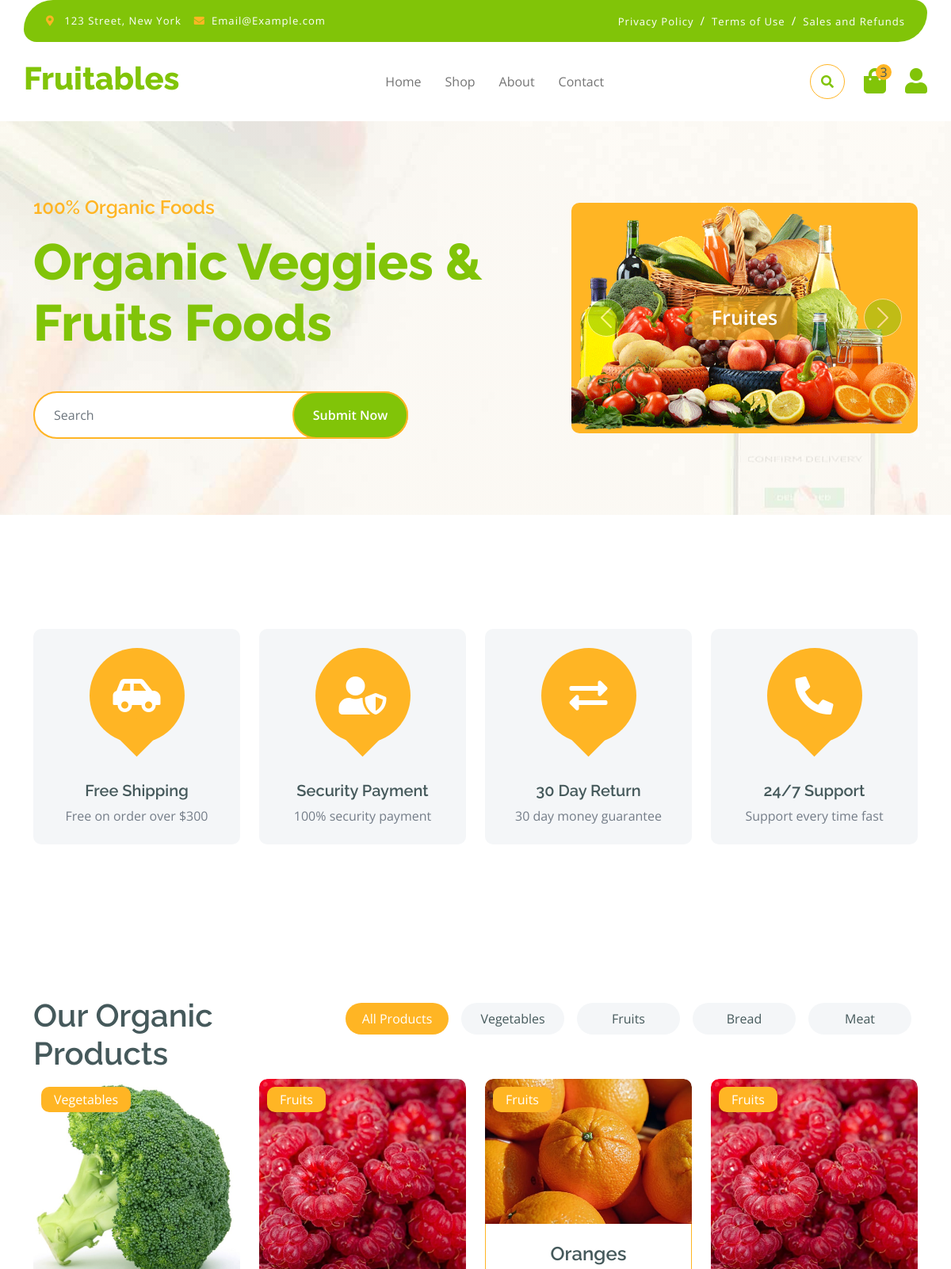
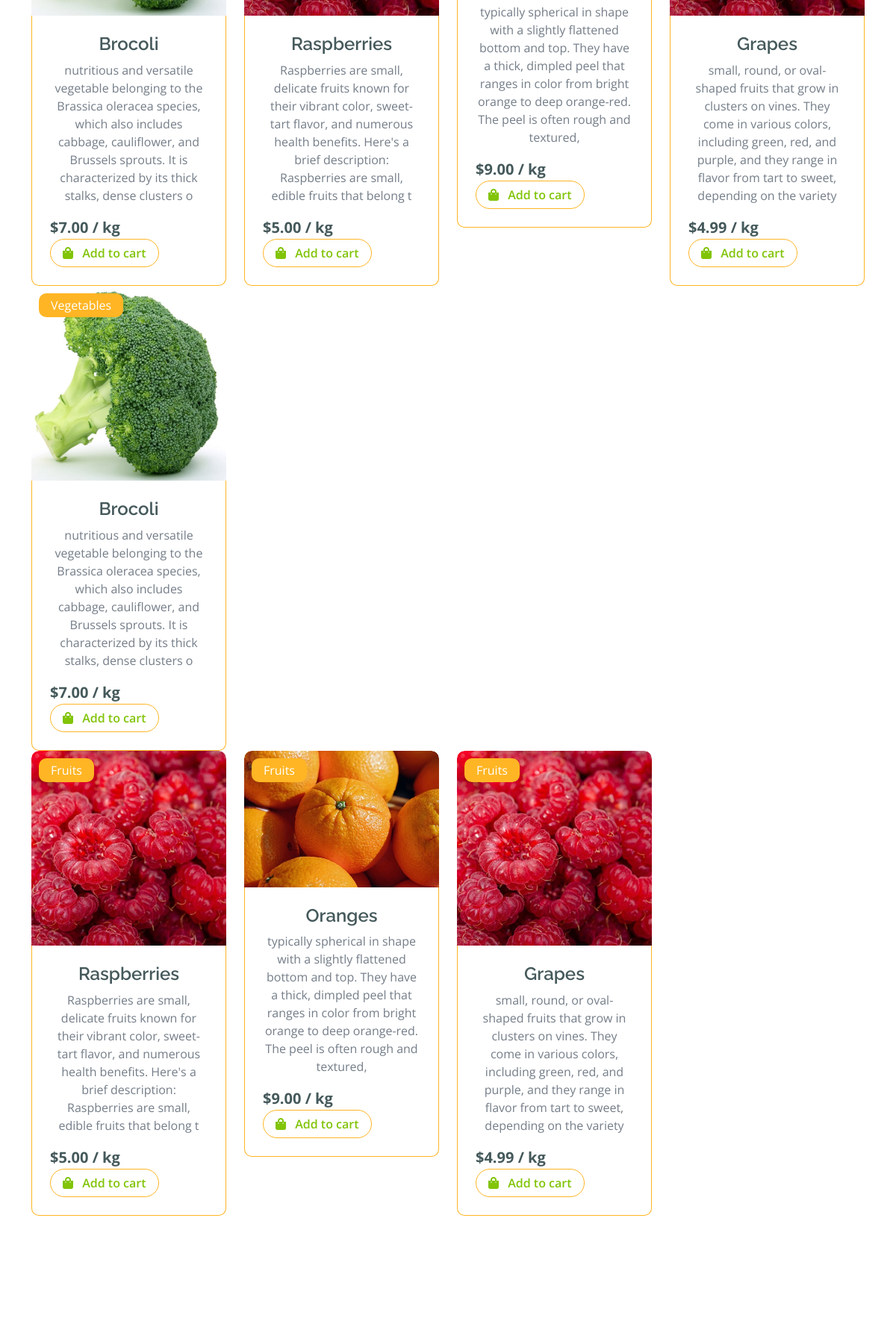
The page / (upper part) on the database its author committed (2 pictures, top to bottom).
### products/models.py (models this page shows, shortened)
class Product(models.Model):
    name=models.CharField(max_length=20)
    price = models.DecimalField(max_digits=10, decimal_places=2)
    rate=models.IntegerField()
    description=models.TextField(max_length=500)
    weight=models.CharField(max_length=1)
    countryofOrigin = models.CharField(max_length=20)
    quality=models.CharField(max_length=20)
    checked=models.CharField(max_length=20)
    minWeight=models.CharField(max_length=20)
    category=models.ForeignKey(Category,on_delete=models.CASCADE)
    stock = models.PositiveIntegerField()
    created_at = models.DateTimeField(auto_now_add=True)
    updated_at = models.DateTimeField(auto_now=True)
    image = models.ImageField(upload_to='products/')
    class Meta:
        ordering = ["updated_at"]

class Category(models.Model):
    name=models.CharField(max_length=20)
    def __str__(self):
        return self.name
    class Meta:
        ordering = ["name"]

### app/views.py (the view)
# urls.py: path('', index,name='index'),
def index(request):
        products=Product.objects.all()
        fruits=Product.objects.filter(category__name="Fruits")
        vegetables=Product.objects.filter(category__name="Vegetables")
        return render(request,'app/index.html',{'products':products,'fruits':fruits ,'vegetables':vegetables });

### app/templates/app/index.html (shortened to what this page needs)
{% extends "app/base.html" %}
 {% load static %}
{% block core %}
        <div class="container-fluid py-5 mb-5 hero-header" style="    background: linear-gradient(rgba(248, 223, 173, 0.1), rgba(248, 223, 173, 0.1)), url(static/app/images/hero-img.jpg);
">
            <div class="container py-5">
                <div class="row g-5 align-items-center">
                    <div class="col-md-12 col-lg-7">
                        <h4 class="mb-3 text-secondary">100% Organic Foods</h4>
                        <h1 class="mb-5 display-3 text-primary">Organic Veggies & Fruits Foods</h1>
                        <div class="position-relative mx-auto">
                            <input class="form-control border-2 border-secondary w-75 py-3 px-4 rounded-pill" type="number" placeholder="Search">
                            <button type="submit" class="btn btn-primary border-2 border-secondary py-3 px-4 position-absolute rounded-pill text-white h-100" style="top: 0; right: 25%;">Submit Now</button>
                        </div>
                    </div>
                    <div class="col-md-12 col-lg-5">
                        <div id="carouselId" class="carousel slide position-relative" data-bs-ride="carousel">
                            <div class="carousel-inner" role="listbox">
                                <div class="carousel-item active rounded">
                                    <img src={% static 'app/images/hero-img-1.png' %} class="img-fluid w-100 h-100 bg-secondary rounded" alt="First slide">
                                    <a href="#" class="btn px-4 py-2 text-white rounded">Fruites</a>
                                </div>
                            </div>
                            <button class="carousel-control-prev" type="button" data-bs-target="#carouselId" data-bs-slide="prev">
                                <span class="carousel-control-prev-icon" aria-hidden="true"></span>
                            </button>
                            <button class="carousel-control-next" type="button" data-bs-target="#carouselId" data-bs-slide="next">
                                <span class="carousel-control-next-icon" aria-hidden="true"></span>
                            </button>
                        </div>
                    </div>
                </div>
            </div>
        </div>
        <div class="container-fluid featurs py-5">
            <div class="container py-5">
                <div class="row g-4">
                    <div class="col-md-6 col-lg-3">
                        <div class="featurs-item text-center rounded bg-light p-4">
                            <div class="featurs-icon btn-square rounded-circle bg-secondary mb-5 mx-auto">
                                <i class="fas fa-car-side fa-3x text-white"></i>
                            </div>
                            <div class="featurs-content text-center">
                                <h5>Free Shipping</h5>
                                <p class="mb-0">Free on order over $300</p>
                            </div>
                        </div>
                    </div>
                    <div class="col-md-6 col-lg-3">
                        <div class="featurs-item text-center rounded bg-light p-4">
                            <div class="featurs-icon btn-square rounded-circle bg-secondary mb-5 mx-auto">
                                <i class="fas fa-user-shield fa-3x text-white"></i>
                            </div>
                            <div class="featurs-content text-center">
                                <h5>Security Payment</h5>
                                <p class="mb-0">100% security payment</p>
                            </div>
                        </div>
                    </div>
                    <div class="col-md-6 col-lg-3">
                        <div class="featurs-item text-center rounded bg-light p-4">
                            <div class="featurs-icon btn-square rounded-circle bg-secondary mb-5 mx-auto">
                                <i class="fas fa-exchange-alt fa-3x text-white"></i>
                            </div>
                            <div class="featurs-content text-center">
                                <h5>30 Day Return</h5>
                                <p class="mb-0">30 day money guarantee</p>
                            </div>
                        </div>
                    </div>
                    <div class="col-md-6 col-lg-3">
                        <div class="featurs-item text-center rounded bg-light p-4">
                            <div class="featurs-icon btn-square rounded-circle bg-secondary mb-5 mx-auto">
                                <i class="fa fa-phone-alt fa-3x text-white"></i>
                            </div>
                            <div class="featurs-content text-center">
                                <h5>24/7 Support</h5>
                                <p class="mb-0">Support every time fast</p>
                            </div>
                        </div>
                    </div>
                </div>
            </div>
        </div>
        <div class="container-fluid fruite py-5">
            <div class="container py-5">
                <div class="tab-class text-center">
                    <div class="row g-4">
                        <div class="col-lg-4 text-start">
                            <h1>Our Organic Products</h1>
                        </div>
                        <div class="col-lg-8 text-end">
                            <ul class="nav nav-pills d-inline-flex text-center mb-5">
                                <li class="nav-item">
                                    <a class="d-flex m-2 py-2 bg-light rounded-pill active" data-bs-toggle="pill" href="#tab-1">
                                        <span class="text-dark" style="width: 130px;">All Products</span>
                                    </a>
                                </li>
                                <li class="nav-item">
                                    <a class="d-flex py-2 m-2 bg-light rounded-pill" data-bs-toggle="pill" href="#tab-2">
                                        <span class="text-dark" style="width: 130px;">Vegetables</span>
                                    </a>
                                </li>
                                <li class="nav-item">
                                    <a class="d-flex m-2 py-2 bg-light rounded-pill" data-bs-toggle="pill" href="#tab-3">
                                        <span class="text-dark" style="width: 130px;">Fruits</span>
                                    </a>
                                </li>
                                <li class="nav-item">
                                    <a class="d-flex m-2 py-2 bg-light rounded-pill" data-bs-toggle="pill" href="#tab-4">
                                        <span class="text-dark" style="width: 130px;">Bread</span>
                                    </a>
                                </li>
                                <li class="nav-item">
                                    <a class="d-flex m-2 py-2 bg-light rounded-pill" data-bs-toggle="pill" href="#tab-5">
                                        <span class="text-dark" style="width: 130px;">Meat</span>
                                    </a>
                                </li>
                            </ul>
                        </div>
                    </div>
                     <div class="tab-content">
                     <div id="tab-1" class="tab-pane fade show p-0 active">
                     <div class="row g-4">
                     <div class="col-lg-12">
                     <div class="row g-4">
                        {% for product in products  %}
                        <div class="col-md-6 col-lg-4 col-xl-3">
                            <div class="rounded position-relative fruite-item">
                                <div class="fruite-img">
                                    <img src="{{ MEDIA_URL }}{{ product.image.url }}" class="img-fluid w-100 rounded-top" alt="">
                                </div>
                                <div class="text-white bg-secondary px-3 py-1 rounded position-absolute" style="top: 10px; left: 10px;">{{product.category}}</div>
                                <div class="p-4 border border-secondary border-top-0 rounded-bottom">
                                    <h4>{{product.name}}</h4>
                                    <p>{{product.description|slice:":200"}}</p>
                                    <div class="d-flex justify-content-between flex-lg-wrap">
                                        <p class="text-dark fs-5 fw-bold mb-0">${{product.price}} / kg</p>
                                        <a href="#" class="btn border border-secondary rounded-pill px-3 text-primary"><i class="fa fa-shopping-bag me-2 text-primary"></i> Add to cart</a>
                                    </div>
                                </div>
                            </div>
                        </div>
                        {% endfor %}
                      </div>
                      </div>
                      </div>
                     </div>
                     <div id="tab-2" class="tab-pane fade show p-0 active">
                        <div class="row g-4">
                        <div class="col-lg-12">
                        <div class="row g-4">
                           {% for product in vegetables  %}
                           <div class="col-md-6 col-lg-4 col-xl-3">
                            <div class="rounded position-relative fruite-item">
                                <div class="fruite-img">
                                    <img src="{{product.image.url}}" class="img-fluid w-100 rounded-top" alt="">
                                </div>
                                <div class="text-white bg-secondary px-3 py-1 rounded position-absolute" style="top: 10px; left: 10px;">{{product.category}}</div>
                                <div class="p-4 border border-secondary border-top-0 rounded-bottom">
                                    <h4>{{product.name}}</h4>
                                    <p>{{product.description|slice:":200"}}</p>
                                    <div class="d-flex justify-content-between flex-lg-wrap">
                                        <p class="text-dark fs-5 fw-bold mb-0">${{product.price}} / kg</p>
                                        <a href="#" class="btn border border-secondary rounded-pill px-3 text-primary"><i class="fa fa-shopping-bag me-2 text-primary"></i> Add to cart</a>
                                    </div>
                                </div>
                            </div>
                             </div>
                           {% endfor %}
                         </div>
                         </div>
                        </div>
                    </div>
                    <div id="tab-3" class="tab-pane fade show p-0 active">
                        <div class="row g-4">
                        <div class="col-lg-12">
                        <div class="row g-4">
                           {% for product in fruits  %}
                           <div class="col-md-6 col-lg-4 col-xl-3">
                            <div class="rounded position-relative fruite-item">
                                <div class="fruite-img">
                                    <img src="{{product.image.url}}" class="img-fluid w-100 rounded-top" alt="">
                                </div>
                                <div class="text-white bg-secondary px-3 py-1 rounded position-absolute" style="top: 10px; left: 10px;">{{product.category}}</div>
                                <div class="p-4 border border-secondary border-top-0 rounded-bottom">
                                    <h4>{{product.name}}</h4>
                                    <p>{{product.description|slice:":200"}}</p>
                                    <div class="d-flex justify-content-between flex-lg-wrap">
                                        <p class="text-dark fs-5 fw-bold mb-0">${{product.price}} / kg</p>
                                        <a href="#" class="btn border border-secondary rounded-pill px-3 text-primary"><i class="fa fa-shopping-bag me-2 text-primary"></i> Add to cart</a>
                                    </div>
                                </div>
                            </div>
                             </div>
                           {% endfor %}
                         </div>
                         </div>
                        </div>
                    </div>
                </div>
            </div>
        </div>
    </div>
 {% endblock  %}

### rows shown on the page
Product: image (picture), category "Vegetables", name "Brocoli", description "nutritious and versatile vegetable belonging to the Brassica oleracea species, which also includes cabbage, cauliflower, and Brussels sprouts. It is characterized by its thick stalks, dense clusters o", price "7.00"
Product: image (picture), category "Fruits", name "Raspberries", description "Raspberries are small, delicate fruits known for their vibrant color, sweet-tart flavor, and numerous health benefits. Here's a brief description: Raspberries are small, edible fruits that belong t", price "5.00"
Product: image (picture), category "Fruits", name "Oranges", description "typically spherical in shape with a slightly flattened bottom and top. They have a thick, dimpled peel that ranges in color from bright orange to deep orange-red. The peel is often rough and textured,", price "9.00"
Product: image (picture), category "Fruits", name "Grapes", description "small, round, or oval-shaped fruits that grow in clusters on vines. They come in various colors, including green, red, and purple, and they range in flavor from tart to sweet, depending on the variety", price "4.99"
